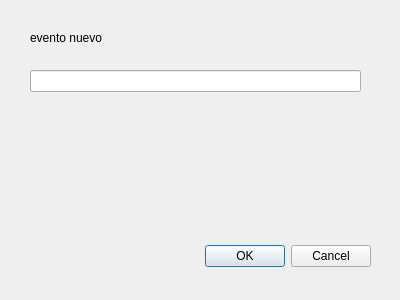
<?xml version="1.0" encoding="UTF-8"?>
<ui version="4.0">
 <class>DialogAgregarEvento</class>
 <widget class="QDialog" name="DialogAgregarEvento">
  <property name="geometry">
   <rect>
    <x>0</x>
    <y>0</y>
    <width>400</width>
    <height>300</height>
   </rect>
  </property>
  <property name="windowTitle">
   <string>Dialog</string>
  </property>
  <widget class="QDialogButtonBox" name="buttonBox">
   <property name="geometry">
    <rect>
     <x>30</x>
     <y>240</y>
     <width>341</width>
     <height>32</height>
    </rect>
   </property>
   <property name="orientation">
    <enum>Qt::Horizontal</enum>
   </property>
   <property name="standardButtons">
    <set>QDialogButtonBox::Cancel|QDialogButtonBox::Ok</set>
   </property>
  </widget>
  <widget class="QLabel" name="label">
   <property name="geometry">
    <rect>
     <x>30</x>
     <y>30</y>
     <width>341</width>
     <height>16</height>
    </rect>
   </property>
   <property name="text">
    <string>evento nuevo</string>
   </property>
  </widget>
  <widget class="QLineEdit" name="lineEdit">
   <property name="geometry">
    <rect>
     <x>30</x>
     <y>70</y>
     <width>331</width>
     <height>22</height>
    </rect>
   </property>
  </widget>
 </widget>
 <resources/>
 <connections>
  <connection>
   <sender>buttonBox</sender>
   <signal>accepted()</signal>
   <receiver>DialogAgregarEvento</receiver>
   <slot>accept()</slot>
   <hints>
    <hint type="sourcelabel">
     <x>248</x>
     <y>254</y>
    </hint>
    <hint type="destinationlabel">
     <x>157</x>
     <y>274</y>
    </hint>
   </hints>
  </connection>
  <connection>
   <sender>buttonBox</sender>
   <signal>rejected()</signal>
   <receiver>DialogAgregarEvento</receiver>
   <slot>reject()</slot>
   <hints>
    <hint type="sourcelabel">
     <x>316</x>
     <y>260</y>
    </hint>
    <hint type="destinationlabel">
     <x>286</x>
     <y>274</y>
    </hint>
   </hints>
  </connection>
 </connections>
</ui>
